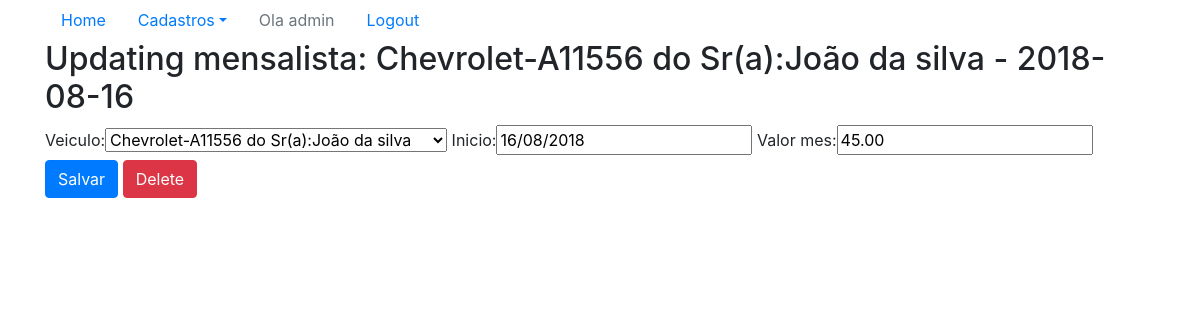
/sistema/mensalista-update/1/ (signed in), run on an earlier commit of the app's database.
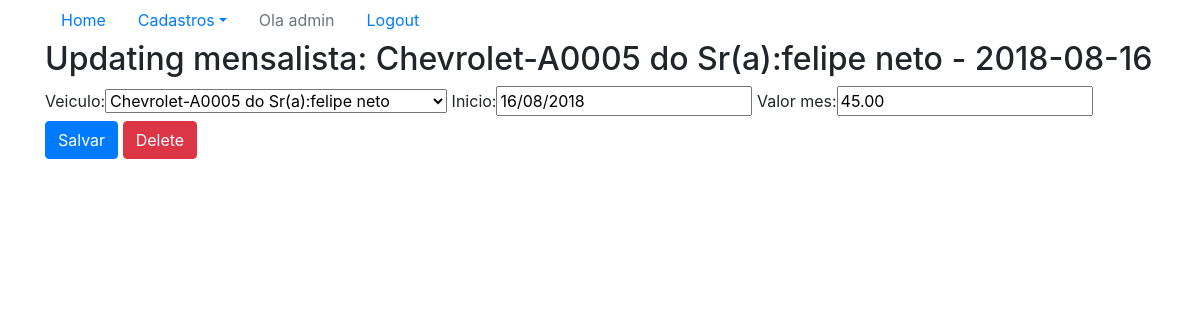
And on a later commit of the database.
### core/models.py (models this page shows)
class Mensalista(models.Model):
    veiculo = models.ForeignKey(Veiculo, on_delete=models.CASCADE)
    inicio = models.DateField()
    valor_mes = models.DecimalField(max_digits=6, decimal_places=2)
    """ Para remover o erro d: E1101:Class 'Pessoa' has no 'objects' member """
    objects = models.Manager()
    def __str__(self):
        return str(self.veiculo)+' - '+str(self.inicio)

class Veiculo(models.Model):
    marca = models.ForeignKey(Marca, on_delete=models.CASCADE)
    placa = models.CharField(max_length=7)
    proprietario = models.ForeignKey(Pessoa, on_delete=models.CASCADE)
    cor = models.CharField(max_length=15)
    observaces = models.TextField()
    """ Para remover o erro d: E1101:Class 'Pessoa' has no 'objects' member """
    objects = models.Manager()
    def __str__(self):
        return (
            str(self.marca) + '-'+ self.placa + ' do Sr(a):'
            + str(self.proprietario)
        )

class Marca(models.Model):
    nome = models.CharField(max_length=50)
    """ Para remover o erro d: E1101:Class 'Pessoa' has no 'objects' member """
    objects = models.Manager()
    def __str__(self):
        return self.nome

class Pessoa(models.Model):
    nome = models.CharField(max_length=100)
    endereco = models.CharField(max_length=200)
    telefone = models.CharField(max_length=20)
    """ Para remover o erro d: E1101:Class 'Pessoa' has no 'objects' member """
    objects = models.Manager()
    def __str__(self):
        return self.nome

### core/views.py (the view)
# urls.py: re_path(r'^mensalista-update/(?P<id>\d+)/$', mensalista_update,
@login_required
def mensalista_update(request, id):
    data = {}
    mensalista = Mensalista.objects.get(id=id)
    form = MensalistaForm(request.POST or None, instance=mensalista)
    data['mensalista'] = mensalista
    data['form'] = form
    if request.method == 'POST':
        if form.is_valid():
            form.save()
            return redirect('core_lista_mensalistas')
    else:
        return render(request, 'core/update_mensalista.html', data)

### core/forms.py
class MensalistaForm(ModelForm):
    class Meta:
        model  = Mensalista
        fields = '__all__'

### core/templates/core/update_mensalista.html (shortened to what this page needs)
{% extends 'base.html' %}
{% load bootstrap %}
{% block main %}
<div class="row">
    <div class="col">
        <h2>Updating mensalista: {{mensalista}}</h2>
        <form action="{% url 'core_mensalista_update' mensalista.id %}" method="POST">
            {{form|bootstrap}}
            <button type="submit" class="btn btn-primary">Salvar</button>
            <a href="{% url 'core_mensalista_delete' mensalista.id%}" class="btn btn-danger"> Delete </a>
        </form>
    </div>
</div>
{% endblock  %}

What changed in the data, as far as the page shows it:
changed through a linked row, Mensalista: veiculo+inicio "Chevrolet-A11556 do Sr(a):João da silva - 2018-08-16" → "Chevrolet-A0005 do Sr(a):felipe neto - 2018-08-16"; veiculo "Chevrolet-A11556 do Sr(a):João da silva" → "Chevrolet-A0005 do Sr(a):felipe neto"
